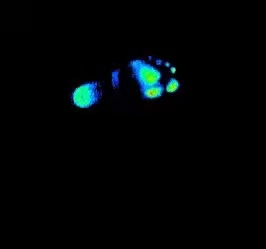
#> input picture pattern_recognition/image_input/footprint_low.jpg, 266 x 249 px
$ python footprint.py
#> lines starting #> are read from the running program, lines starting #| are printed output that depends on the picture
#!/usr/bin/env python
# -*- coding:utf-8 -*-
import os

import cv2
import matplotlib.pyplot as plt
directory = "image_input"
image_name = os.path.join(directory, "footprint_low.jpg")
img = cv2.imread(image_name)
#> img is the input picture: shape (249, 266, 3); mean B, G, R 5.1, 4.3, 1
img = img[:, :, (2, 1, 0)]

# 调整通道
r, g, b = [img[:, :, i] for i in range(3)]
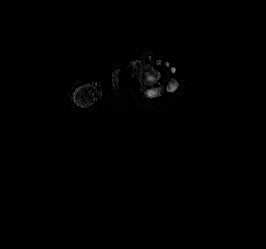
#> r: shape (249, 266); min 0, max 139, mean 1
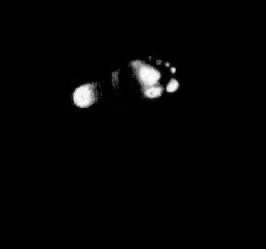
#> g: shape (249, 266); min 0, max 255, mean 4.3
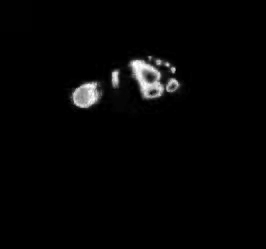
#> b: shape (249, 266); min 0, max 255, mean 5.1
img_gray = r * 0.299 + g * 0.587 + b * 0.114

plt.imshow(img_gray, cmap=plt.cm.gray_r)
plt.axis('off')
plt.show()


# method2
from pylab import *
from PIL import Image

gray = Image.open(image_name).convert('L')
plt.imshow(gray, cmap=plt.cm.gray_r)
plt.axis('off')
plt.show()
